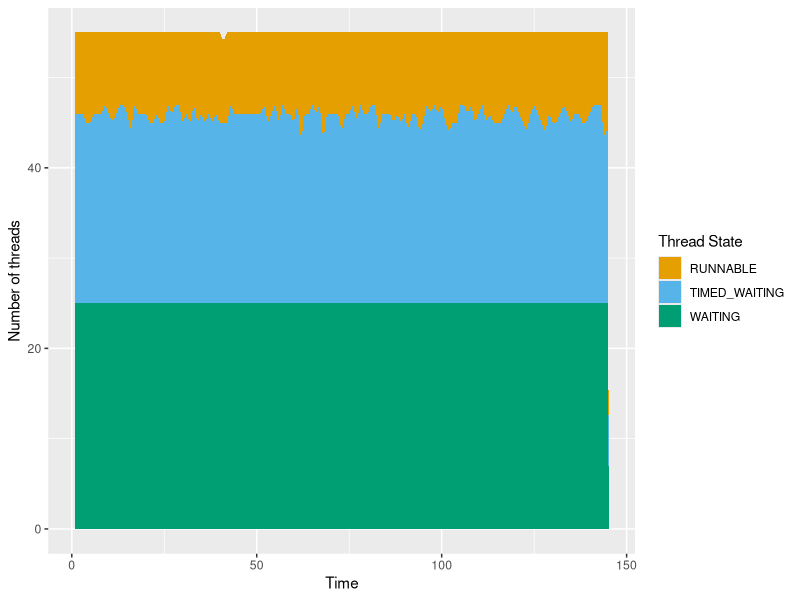

This figure's R source:
# ---- dump-plot ----
library("ggplot2")
library("reshape2")

# the color pallete
cbPalette <- c("#E69F00", "#56B4E9", "#009E73", "#F0E442", "#0072B2", "#D55E00", "#CC79A7")

# read results
dump <- read.csv(file="csv/dump.csv",sep=",")
dump$TIMED_WAITING <- dump$TIMED_WAITING_monitor + dump$TIMED_WAITING_parking + dump$TIMED_WAITING_sleeping
dump$TIMED_WAITING_monitor <- NULL
dump$TIMED_WAITING_parking <- NULL
dump$TIMED_WAITING_sleeping <- NULL
dump$WAITING <- dump$WAITING_parking
dump$WAITING_parking <- NULL
dump$Time<-seq.int(nrow(dump))
b <- melt(dump, id.vars="Time")
k <- ggplot(b, aes(group=variable,y=value,x=Time,fill=variable)) + scale_fill_manual(name="Thread State", values=cbPalette)
k + geom_area() + ylab("Number of threads")
